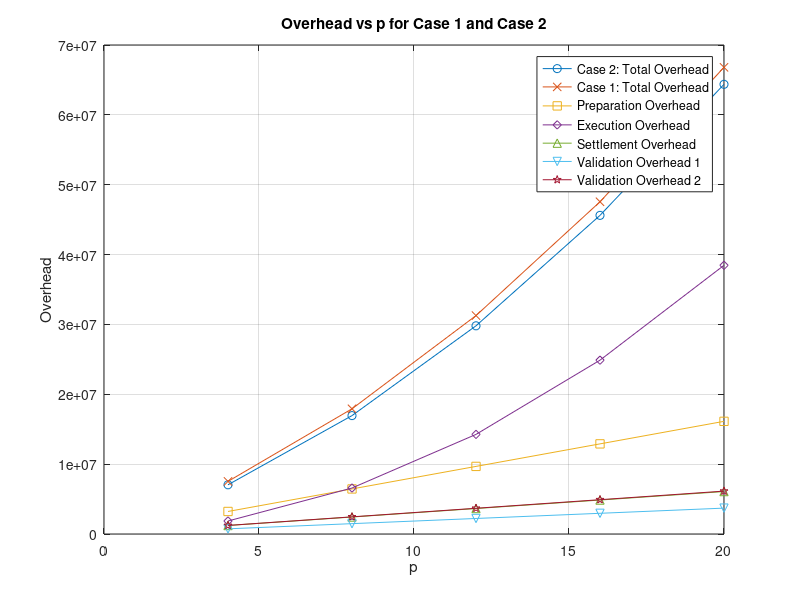

Here is the MATLAB script that generated this plot:
p = [4, 8, 12, 16, 20];

% Case 2
total_overhead_case2 = p * 806394 + ((p - 1) .* p / 2 * 184496 + 91467 + p * 165848) + p * 303793 + p * 185258;
preparation_overhead_case2 = p * 806394;
execution_overhead_case2 = (p - 1) .* p / 2 * 184496 + 91467 + p * 165848;
settlement_overhead_case2 = p * 303793;
validation_overhead_case2 = p * 185258;

% Case 1
total_overhead_case1 = p * 806394 + ((p - 1) .* p / 2 * 184496 + 91467 + p * 165848) + p * 303793 + p * 306972;
preparation_overhead_case1 = p * 806394;
execution_overhead_case1 = (p - 1) .* p / 2 * 184496 + 91467 + p * 165848;
settlement_overhead_case1 = p * 303793;
validation_overhead_case1 = p * 306972;

% Plot
figure;
plot(p, total_overhead_case2, '-o', 'DisplayName', 'Case 2: Total Overhead');
hold on;
plot(p, total_overhead_case1, '-x', 'DisplayName', 'Case 1: Total Overhead');
plot(p, preparation_overhead_case2, '-s', 'DisplayName', 'Preparation Overhead');
plot(p, execution_overhead_case2, '-d', 'DisplayName', 'Execution Overhead');
plot(p, settlement_overhead_case2, '-^', 'DisplayName', 'Settlement Overhead');
plot(p, validation_overhead_case2, '-v', 'DisplayName', 'Validation Overhead 1');
plot(p, validation_overhead_case1, '-p', 'DisplayName', 'Validation Overhead 2');
hold off;

xlabel('p');
ylabel('Overhead');
title('Overhead vs p for Case 1 and Case 2');
legend('show');
grid on;

% Remove the gray background by setting the 'Color' property to 'white'
ax = gca;
set(ax, 'Color', 'white');
